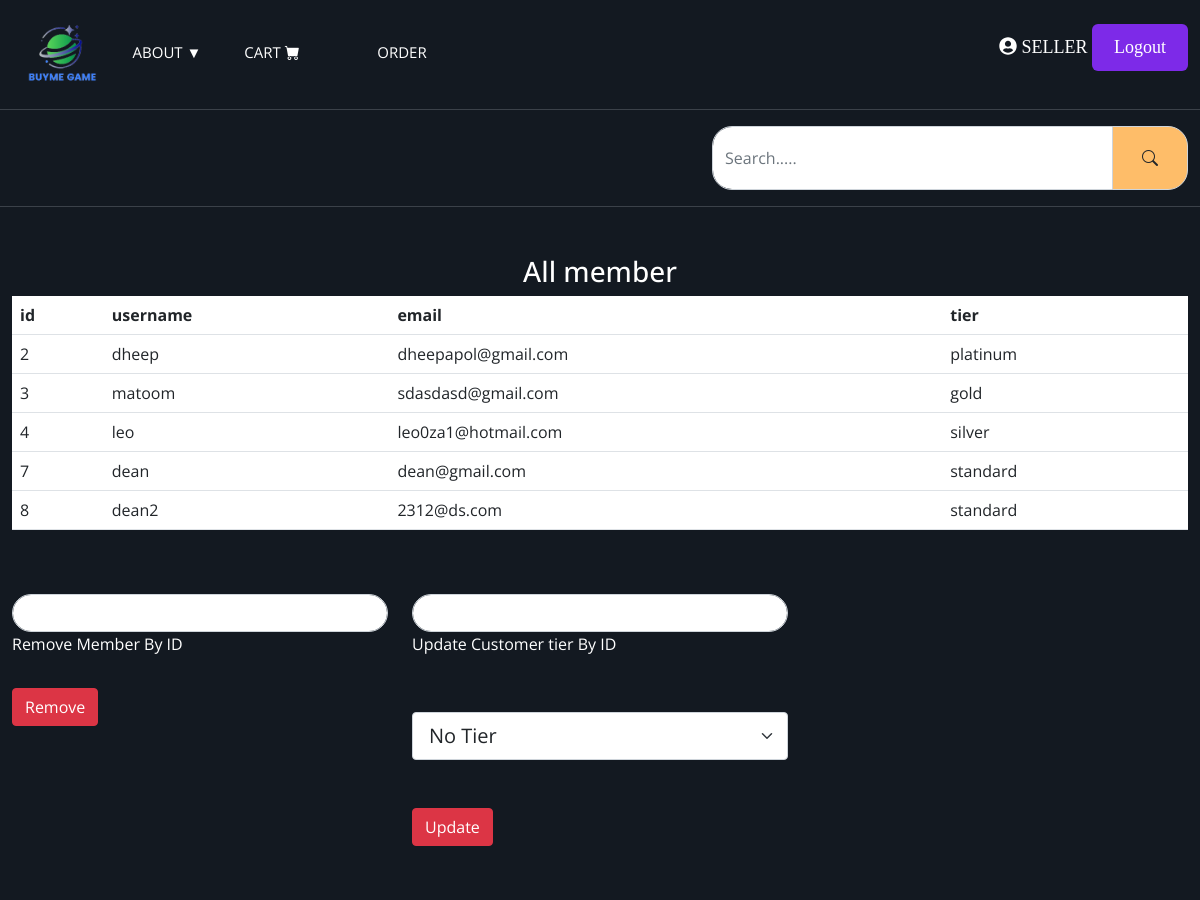
/adminpage.php (signed in, upper part), run on an earlier commit of the app's database.
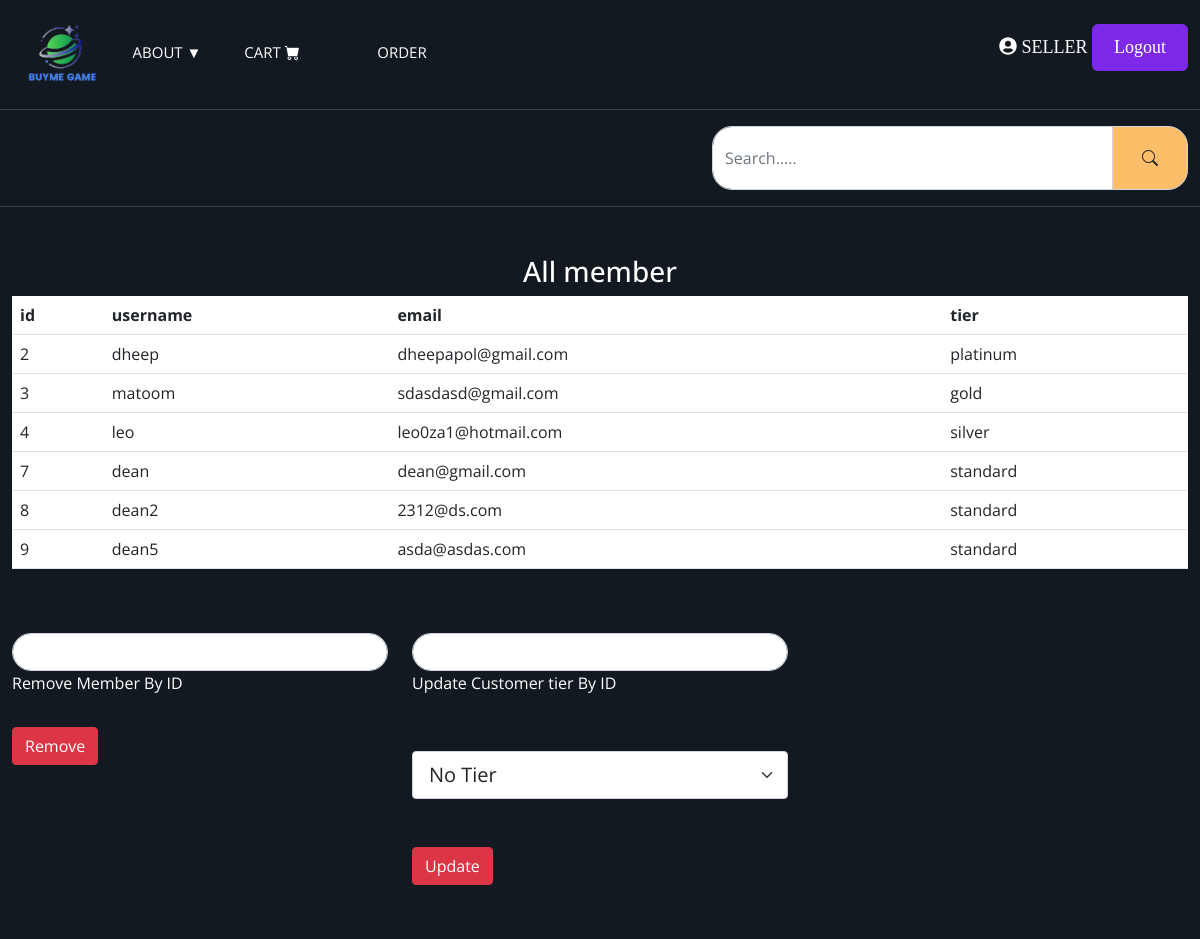
And on a later commit of the database.
### tables this page shows
CREATE TABLE "Users" (
	"id"	INTEGER NOT NULL UNIQUE,
	"username"	TEXT NOT NULL,
	"email"	TEXT NOT NULL,
	"password"	TEXT NOT NULL,
	"role"	TEXT NOT NULL,
	"tier"	TEXT,
	PRIMARY KEY("id" AUTOINCREMENT)
);

### adminpage.php (the view, shortened to what this page needs)
<?php
require_once('components.php');
include('server.php');
?>
<html lang="en">
<head>
  <link rel="stylesheet" href="https://cdn.jsdelivr.net/npm/bootstrap-icons@1.10.4/font/bootstrap-icons.css">
  <link href="https://cdn.jsdelivr.net/npm/bootstrap@5.0.0/dist/css/bootstrap.min.css" rel="stylesheet">
  <link rel="stylesheet" href="https://cdn.jsdelivr.net/npm/@fortawesome/fontawesome-free@6.2.0/css/fontawesome.min.css"
>
  <link rel="stylesheet" href="https://cdn.jsdelivr.net/npm/bootstrap-icons@1.9.1/font/bootstrap-icons.css">
  <link rel="stylesheet" href="style.css">
</head>
<body>
  <?php navhead(); ?>
  <?php
  if ($_SESSION['role'] == 'customer') {
    echo '<section class="home-wrapper-1 py-5">
<div class="container-xxl">
    <div class="row h-75 text-center">
    <div class="col-12">
<h1 class="text-danger">You do not have the permisson</h1>
    </div>
    </div>
</div>
      </section>';
  } else if($_SESSION['role'] == 'seller') {
    echo '<section class="home-wrapper-1 py-5">
      <div class="container-xxl">
          <div class="row text-center mb-5">
          <div class="col-12">
          <h3 class="text-white">All member</h3>
          <table class="table bg-white">
          <tr>
            <th>id</th>
            <th>username</th>
            <th>email</th>
            <th>tier</th>
          </tr>';
    $query = "SELECT * FROM Users WHERE role = 'customer'";
    $ret = $db->query($query);
    while ($row = $ret->fetchArray(SQLITE3_ASSOC)) {
      echo '<tr>
      <td>' . $row['id'] . '</td>
      <td>' . $row['username'] . '</td>
      <td>' . $row['email'] . '</td>
      <td>' . $row['tier'] . '</td>
    </tr>';
    }
    echo '</table>
    </div>
      </div>
      <div class="row">
      <div class="col-4">
      <form action="" method="POST">
      <div class="form-outline mb-4">
          <input type="text" name="removemem" required="ID is required" class="form-control">
          <label class="form-label text-white" for="removemem">Remove Member By ID</label>
      </div>
      <button type="submit" name="removemember" class="btn btn-danger btn-block">Remove</button>
      </form>
      </div>
      <div class="col-4">
      <form action="" method="POST">
      <div class="form-outline mb-4">
          <input type="text" name="memupdate" required="ID is required" class="form-control">
          <label class="form-label text-white" for="updaterole">Update Customer tier By ID</label>
          <select class="form-select form-select-lg my-5" aria-label=".form-select-lg example" name="selecttier">
  <option selected value="standard">No Tier</option>
</select>
      </div>
      <button type="submit" name="updaterole" class="btn btn-danger btn-block">Update</button>
      </form>
      </div>
      </div>
  </div>
        </section>
        <section class="home-wrapper-1 py-5">
        <div class="container-xxl">
        <table class="table bg-white">
          <tr>
          </tr>';
          echo '</table>
        </div>
        </section>';}
  ?>
</body>
</html>

### components.php (shortened to what this page needs)
<?php
function navhead(){
  if (isset($_SESSION['username'])) {
    $navh = '
    <header class="header-top-strip py-4">
    <div class="container-xxl">
    <div class="row">
    <div class="col-9">
    <nav>
        <a href="index.php"><img src="logo.png" alt="Logo"></a>
        <div class="dropdown col-4">
          <a href="#" class="dropdown">About &#9660;</a>
        </div>
        <a href="cart.php" class="text-white col-4">Cart <i class="bi bi-cart-fill"></i></a>
        <a href="order.php" class="text-white col-1">Order</a>
    </nav>
    </div>
    <div class="col-3">
    <p class="textlg text-white text-end mb-1"><a href="account.php" ><i class="fa fa-user-circle"></i></a> '.$_SESSION['username'].'   <button class="button" onclick="logout()"">Logout</button></p>
    </div>
    </div>
    </header>
  <header class="header-upper py-3">
    <div class="container-xxl">
      <div class="row align-items-center">
        <div class="col-5">
        <form action="category.php" method="GET">
        <div class="input-group">
            <input type="text" name="search"
              class="form-control py-2"
              placeholder="Search....."
              aria-label="Search....."
              aria-describedby="basic-addon2" />
            <span class="input-group-text p-3" id="basic-addon2">
            <button class="btn" type="submit"><i class="bi bi-search"></i></button>
            </span>
          </div>
        </form>
        </div>
      </div>
    </div>
  </header>';
  }else{    $navh = '
  </header>';
}
echo $navh;
}
?>

### style.css (style rules this page uses)
* { margin: 0; padding: 0; box-sizing: border-box; }
:root { --color-131921: #131921; --color-3b4149: #3b4149; --color-febd69: #febd69; }
body { font-family: 'Kanit', sans-serif; }
a { text-decoration: none; color : inherit; }
.header-top-strip { background-color: var(--color-131921); border-bottom: 1px solid var(--color-3b4149); }
.header-upper { background-color: var(--color-131921); border-bottom: 1px solid var(--color-3b4149); }
.header-upper .input-group-text { background-color: var(--color-febd69); border-radius: 20px 20px 20px 20px; }
.home-wrapper-1 { background-color: var(--color-131921); min-height: 80vh; }
img { max-width: 70%; height: auto; }
.form-control { border-radius: 20px 20px 20px 20px; }

### components.php (style rules this page uses)
body { font-family: "Open Sans", sans-serif; background: #2c3e50; }
nav { position: relative; width: 470px; border-radius: 8px; font-size: 0; }
nav a,nav .dropdown { font-size: 15px; text-transform: uppercase; color: white; text-decoration: none; line-height: 50px; position: relative; z-index: 1; display: inline-block; text-align: center; }
nav a:nth-child(1),nav .dropdown:nth-child(1) { width: 100px; }
nav a:nth-child(2),nav .dropdown:nth-child(2) { width: 110px; }
nav a:nth-child(3) { width: 100px; }
nav a:nth-child(4) { width: 160px; }
.dropdown { position: relative; display: inline-block; }
.button { position: relative; padding: 10px 22px; border-radius: 6px; border: none; color: #fff; cursor: pointer; background-color: #7d2ae8; transition: all 0.2s ease; }
.button:before, .button:after { position: absolute; content: ""; width: 150%; left: 50%; height: 100%; transform: translateX(-50%); z-index: -1000; background-repeat: no-repeat; }
.textlg { font-family: consolas; text-transform: uppercase; font-size: 18px; }

What changed in the data, as far as the page shows it:
added users: id "9", username "dean5", email "asda@asdas.com", tier "standard"
